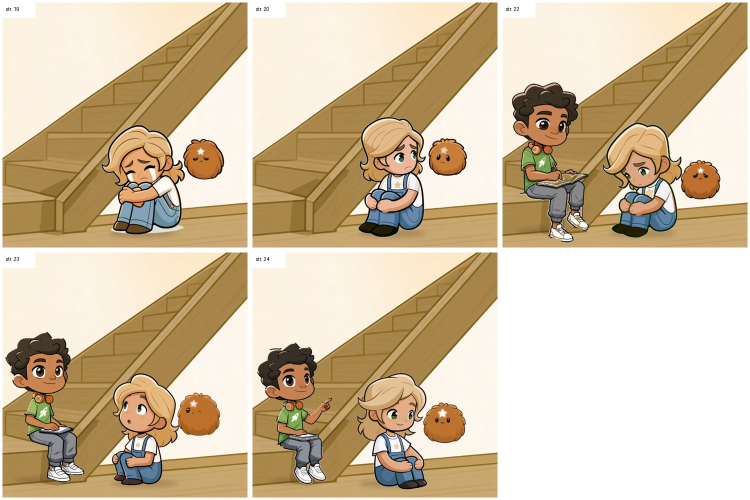
#> input picture warstwy/strony_19-24_warstwy.jpg, 1500 x 1000 px (shown at 1/2 size)
$ python -i twarze.py   (imports and definitions only)
#> lines starting #> are read from the running program, lines starting #| are printed output that depends on the picture
#> `m = Image.new('L', (700, 700), 0)`: m: PIL image 700x700 L; every value is 0
# Strona z nowymi twarzami na planszy innej strony. / A page with new faces on another page's plate.
# Przykład: strona 26 = pomniejszona strona 8 (nowa plansza) + twarze ze strony 26.
# Example: page 26 = shrunken page 8 (new plate) + faces from page 26.
# Użycie / usage: python3 twarze.py s26.json
import json, sys, numpy as np
from PIL import Image, ImageFilter, ImageDraw

def load(p, crop=6):
#> called with p = 'strony_19-24_warstwy.jpg', crop = 6
    im = Image.open(p).convert('RGB'); w, h = im.size
#> in load, im is the input picture: PIL image 1500x1000 RGB; mean R, G, B 210.6, 192.4, 163.7
#> after `w, h = im.size`: w = 1500; h = 1000
    return im.crop((crop, crop, w - crop, min(h, w) - crop)).resize((700, 700), Image.LANCZOS)
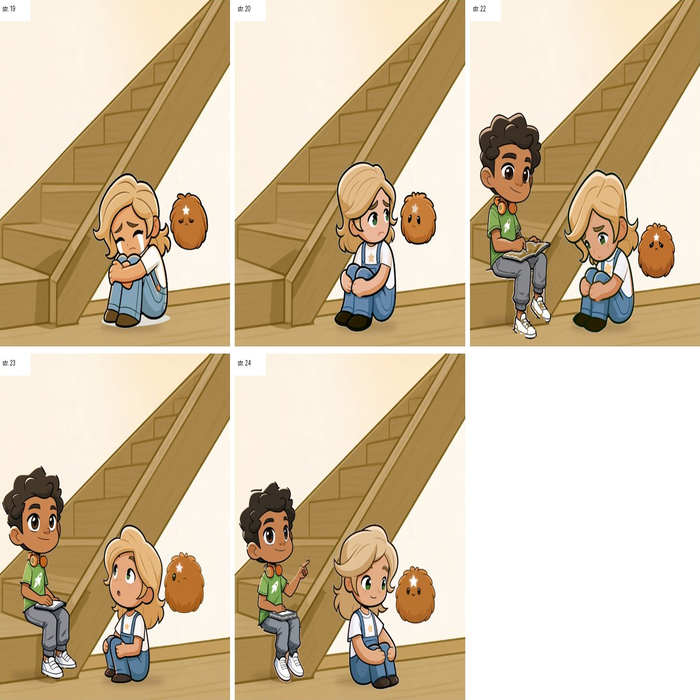
#> returned value: PIL image 700x700 RGB; mean R, G, B 209.7, 191.3, 162.1

def dopasuj(plate, orig, s0, box):
    # Szuka skali i położenia oryginału w planszy. / Finds the scale and position of the original in the plate.
    P = np.array(plate.convert('L')).astype(float)
    best = None
    for s in np.arange(s0 - 0.02, s0 + 0.0201, 0.002):
        n = int(round(700 * s))
        O = np.array(orig.convert('L').resize((n, n), Image.LANCZOS)).astype(float)
        x0, y0, x1, y1 = [int(v * s) for v in box]
        patch = O[y0:y1, x0:x1]
        ex, ey = (700 - n) // 2, 700 - n
        for dx in range(ex - 12, ex + 13):
            for dy in range(ey - 12, ey + 13):
                if dy + y1 > 700 or dx + x1 > 700 or dy + y0 < 0 or dx + x0 < 0: continue
                d = np.abs(P[dy + y0:dy + y1, dx + x0:dx + x1] - patch).mean()
                if best is None or d < best[0]: best = (d, round(float(s), 3), dx, dy)
    return best

# [7 lines not run here, left out]
# [1 line that did not run here, left out]
# [1 line that did not run here, left out]
m = Image.new('L', (700, 700), 0)
# [1 line not run here, left out]
# [1 line that did not run here, left out]
# [1 line that did not run here, left out]
out.save(cfg['wynik'])
print('ok', cfg['wynik'])

>>> result = load('strony_19-24_warstwy.jpg')

$ run again, on warstwy/strony_26-30_okladka.jpg
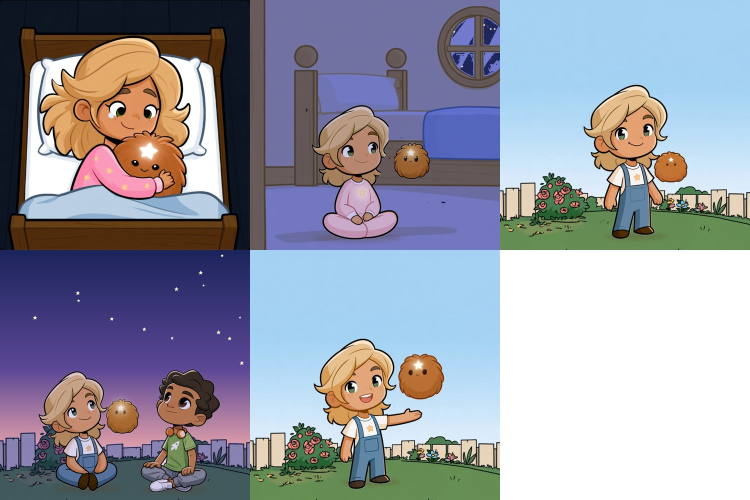
#> input picture warstwy/strony_26-30_okladka.jpg, 1500 x 1000 px (shown at 1/2 size)
#> m: PIL image 700x700 L; every value is 0
#> in load, im is the input picture: PIL image 1500x1000 RGB; mean R, G, B 150.2, 152.5, 165.1
#> in load, `return im.crop((crop, crop, w - crop, min(h, w) - crop)).resize((700, ..`:
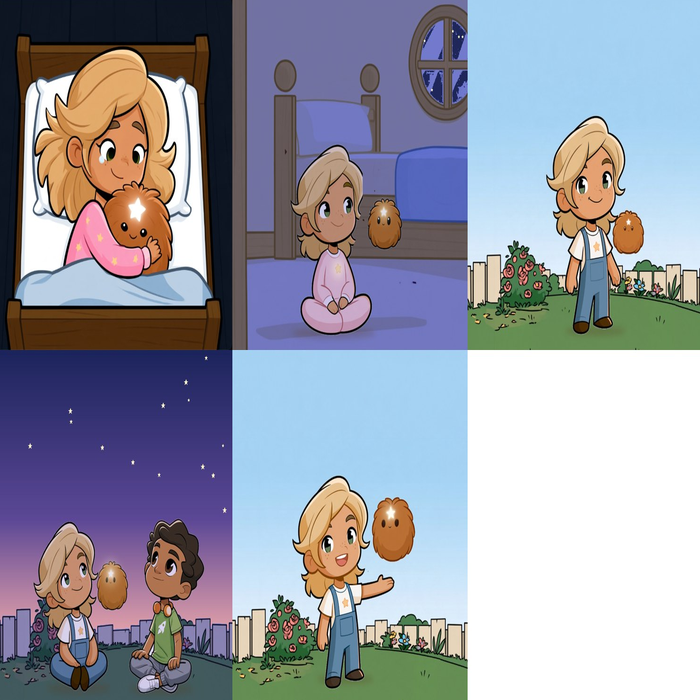
#> returned value: PIL image 700x700 RGB; mean R, G, B 150.7, 152.8, 165.5

$ run again, on warstwy/strona_19_warstwy.png
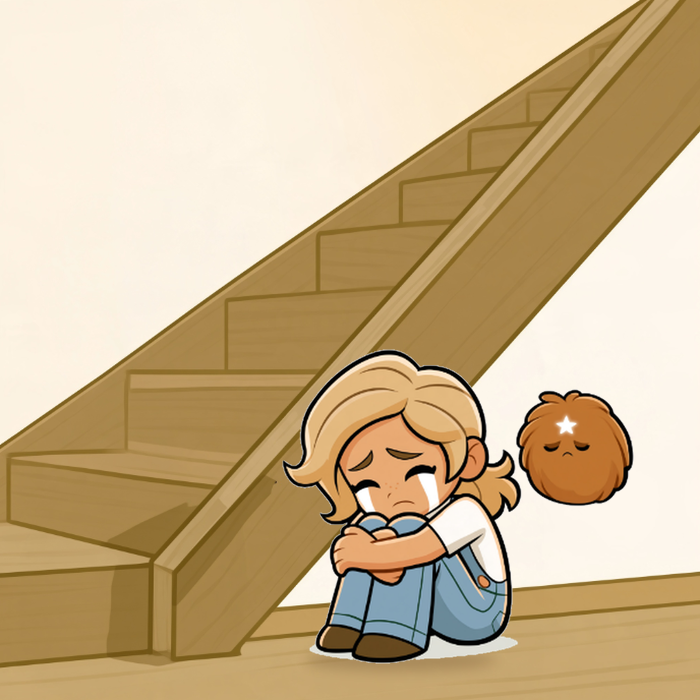
#> input picture warstwy/strona_19_warstwy.png, 700 x 700 px
#> m: PIL image 700x700 L; every value is 0
#> in load, im is the input picture: PIL image 700x700 RGB; mean R, G, B 203.8, 180.5, 142.9
#> in load, `return im.crop((crop, crop, w - crop, min(h, w) - crop)).resize((700, ..`:
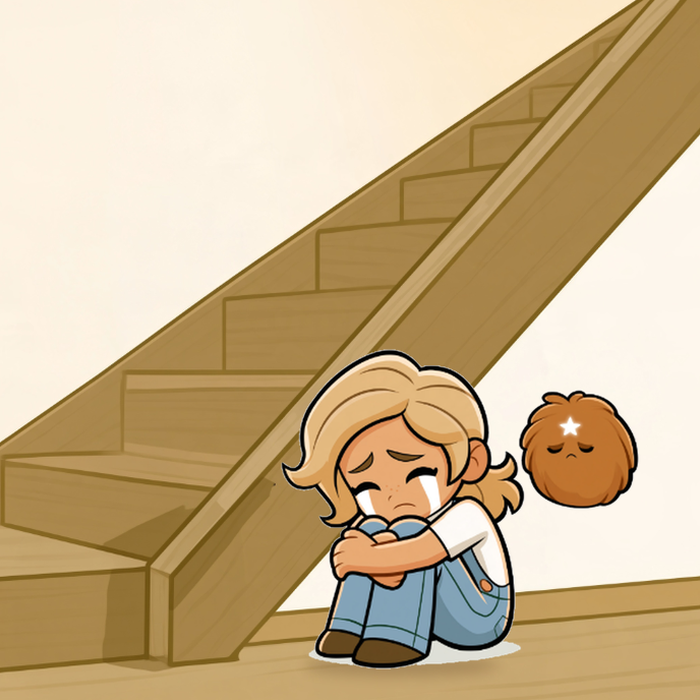
#> returned value: PIL image 700x700 RGB; mean R, G, B 203.1, 179.7, 142
